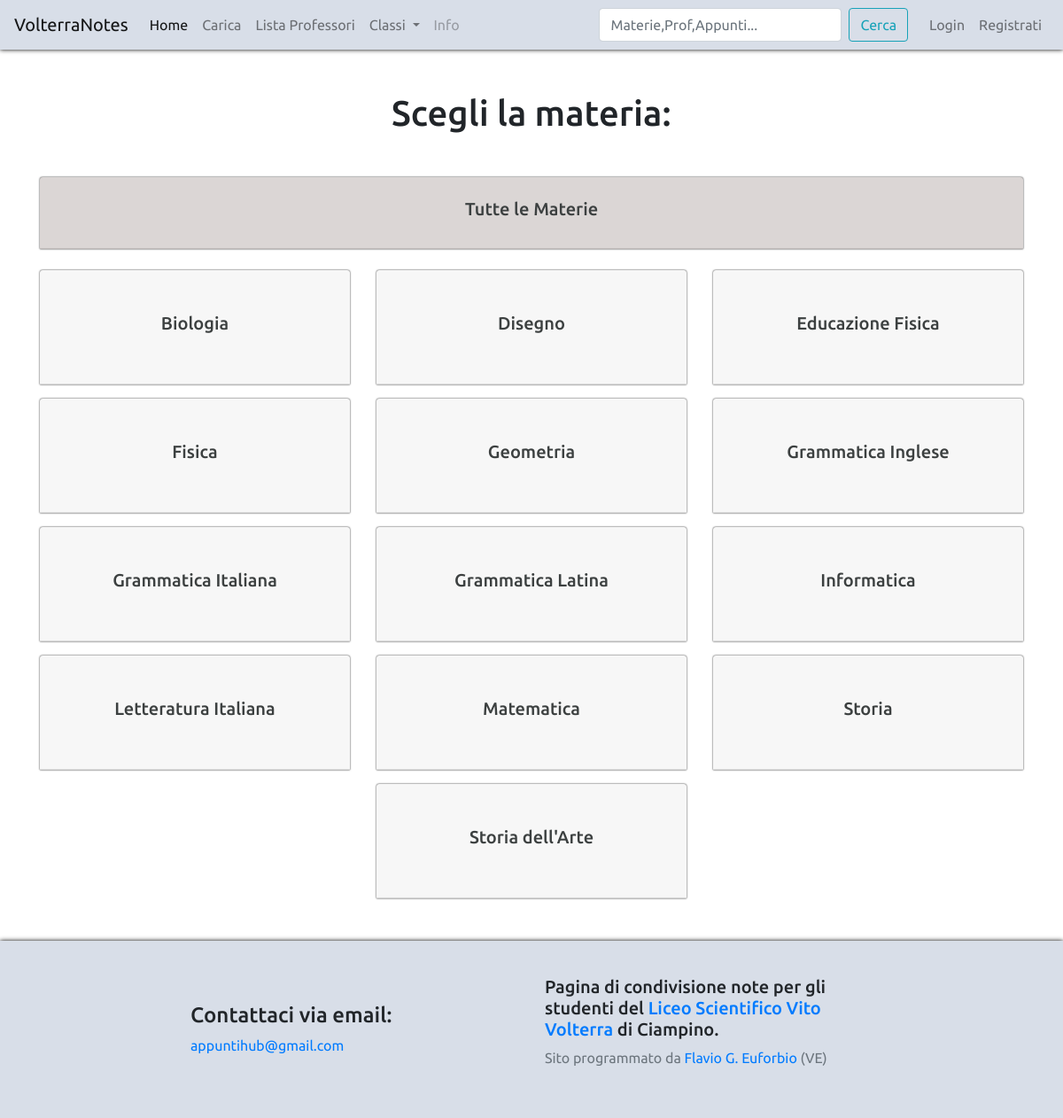
/notes/1a/subjects/, run on the app's committed database.
### content/models.py (models this page shows)
class Materia(models.Model):
    nome = models.CharField(max_length=60)
    classi = models.ManyToManyField(Classe)
    def __str__(self):
        return self.nome
    class Meta:
        verbose_name = "Materia"
        verbose_name_plural = "Materie"

### content/views.py (the view)
# urls.py: path("<str:year>/subjects/", subjects_list, name="materie"),
def subjects_list(request, year):
    classe = get_object_or_404(Classe, grado=int(year[0]))
    materie = Materia.objects.filter(classi__id__exact=classe.id).order_by('nome')
    context = {'materie':materie, 'year': classe}
    return render(request, "materie_list.html", context)

### content/models.py (called while the page is built)
    def __str__(self):
        return str(self.grado)+"a"

### content/templates/materie_list.html
{% extends 'base.html' %}
{% block content %}
    <h1 align="center">Scegli la materia:</h1>
    <div class="row justify-content-center mt-5">
      <div class="col-md-12 text-center">
        <a href="{% url 'notes_by_year' year=year %}" style="color: #3c4040; text-decoration: none;">
          <div class="card-header py-4" style="background-color: #dbd6d5; box-shadow: 0 0 2px black;">
            <h5>Tutte le Materie</h5>
          </div>
        </a>
      </div>
    </div>
    <div class="row justify-content-center mt-2">
      {% for materia in materie %}
        <div class="col-md-4 text-center mt-3">
          <a href="{% url 'notes_by_year_subject' year=year subject=materia %}" style="color: #3c4040; text-decoration: none;">
            <div class="card-header py-5 materia" style="box-shadow: 0 0 2px black;">
              <h5>{{materia.nome}}</h5>
            </div>
          </a>
        </div>
      {% endfor %}
    </div>
{% endblock content %}

### templates/base.html (style rules this page uses)
body { font-family: 'Ubuntu', sans-serif; }

### data on the page
Materia: nome "Biologia"
Materia: nome "Disegno"
Materia: nome "Educazione Fisica"
Materia: nome "Fisica"
Materia: nome "Geometria"
Materia: nome "Grammatica Inglese"
Materia: nome "Grammatica Italiana"
Materia: nome "Grammatica Latina"
Materia: nome "Informatica"
Materia: nome "Letteratura Italiana"
Materia: nome "Matematica"
Materia: nome "Storia"
Materia: nome "Storia dell'Arte"
